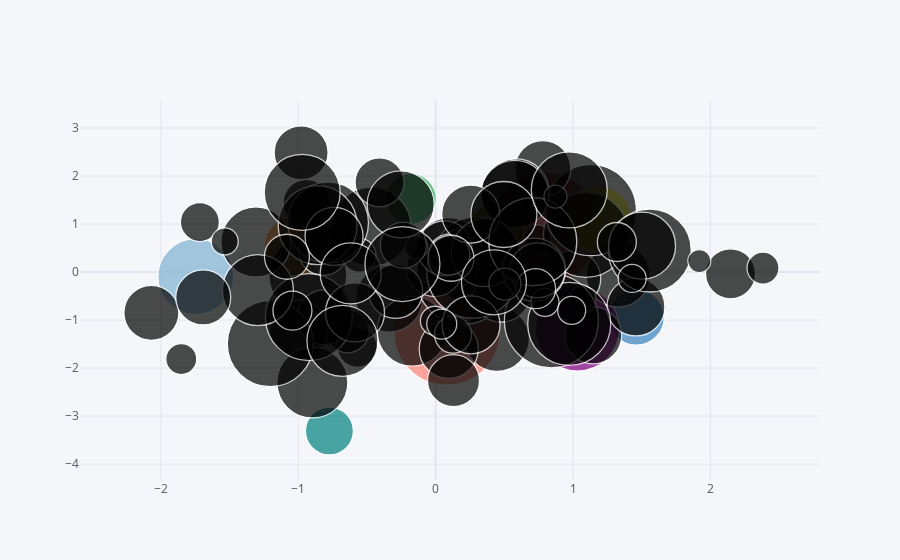

The notebook cell this image was saved under:
### Code cell
df.iplot(kind='bubble',x='A',y='B',size='C')
# The dots cahnge their size based on column C
